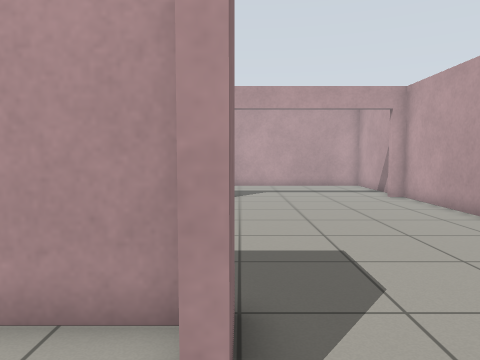
view 1 (above)

18 first-person views from a walk through a robot-simulator world made for Gazebo. The camera is 0.94 m above the floor, tilts 4° down and sees 70° across. The floor is counted in squares, 0.5 m on a side. Each view is taken from the middle of a square. On the plan, view 1 faces up. The plan holds only what a view shows up to about 17 squares ahead; the rest is blank.

view 2
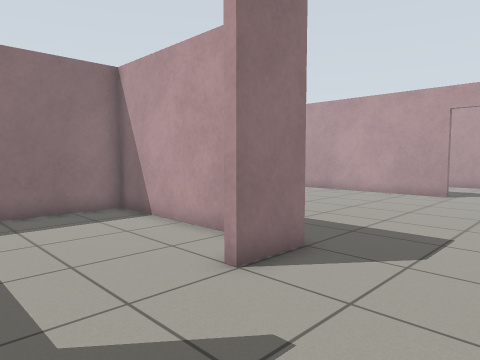

view 3
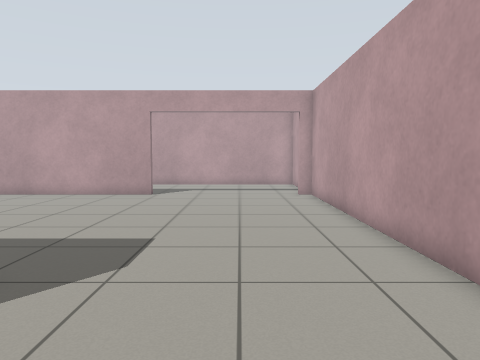

view 4
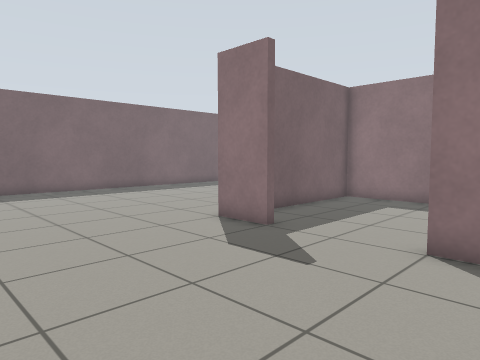

view 5
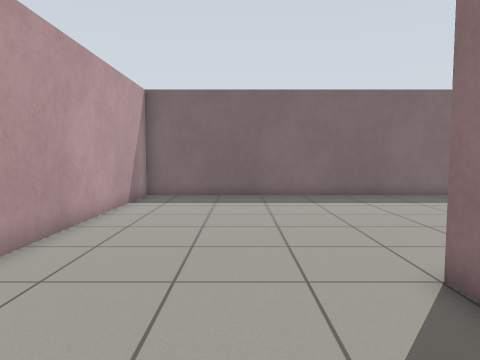

view 6
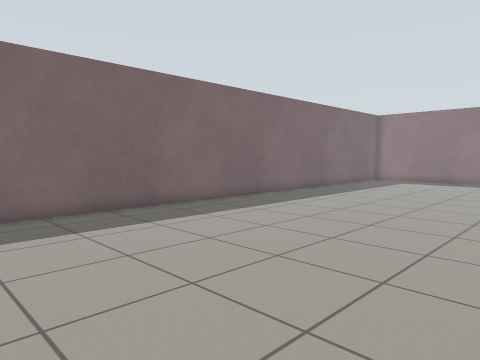

view 7
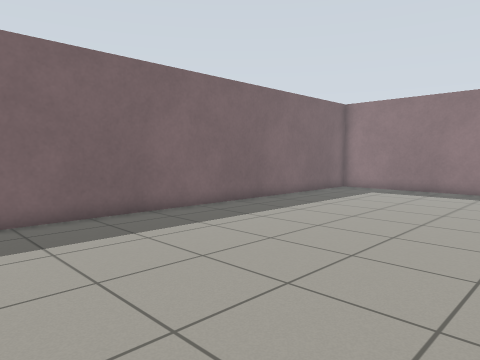

view 8
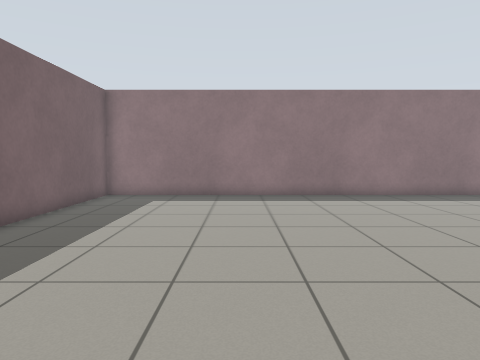

view 9
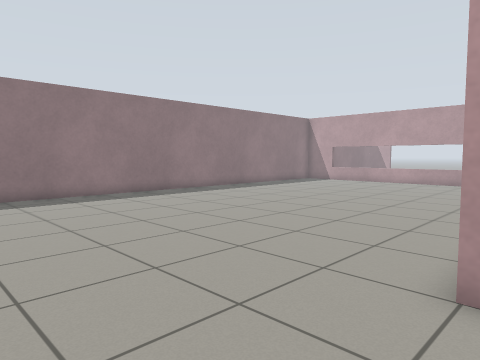

view 10
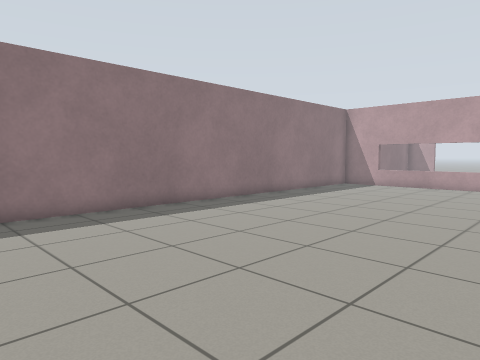

view 11
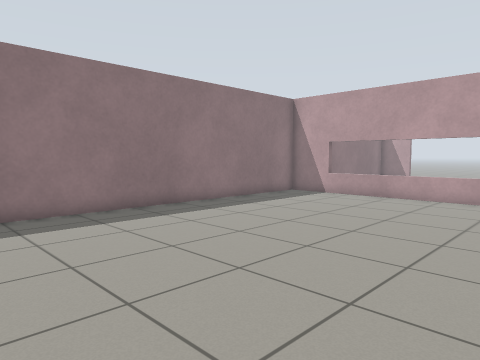

view 12
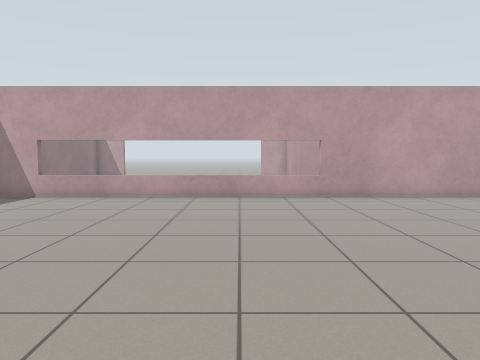

view 13
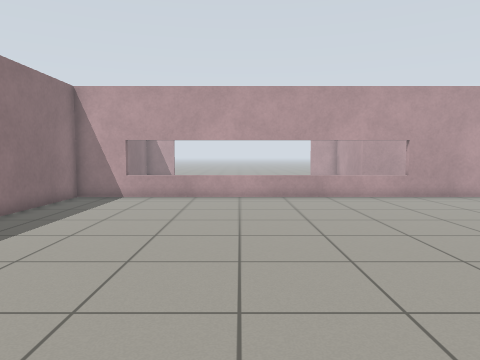

view 14
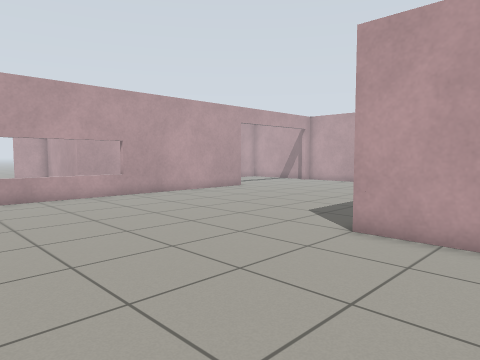

view 15
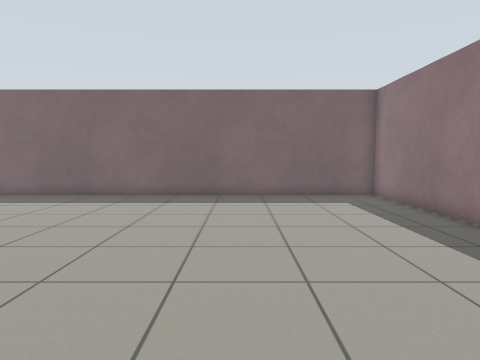

view 16
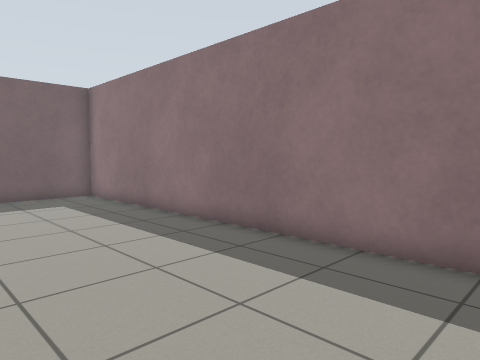

view 17
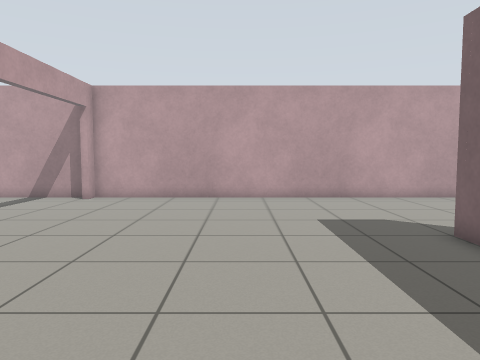

view 18
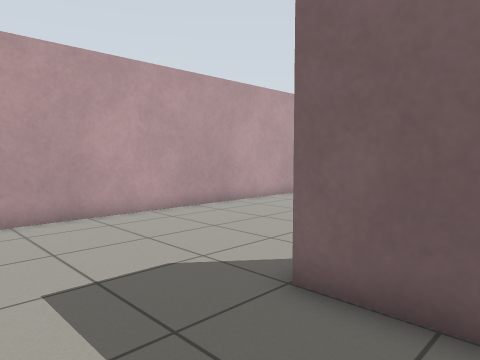

### Floor plan
Ten units are one square. View 1 is at (0, 0); x grows to the right and y downward. Boxes are objects, and circles mark ways between rooms. Rooms are numbered by the first view taken in them; rooms with no view inside come last. Other rooms are left out.
<svg viewBox="-240 -165 320 324">
<path fill="none" stroke="#000" d="M-6 -37 -78 -37 -78 37 -24 37M-81 -13 -81 -40M-24 -40 -1 -40 -1 -19M-1 20 -1 41M-3 -156 -235 -156 -235 154 75 154 75 -156 69 -156"/>
<circle cx="0" cy="5" r="3" fill="#2a7"/>
<text x="-40" y="0">1</text>
<text x="-90" y="-10">2</text>
</svg>
Room 1 opens to room 2.

Where each view was taken, in squares from view 1:
view 1: 0 up, 0 right, facing up
view 2: 2 down, 4 right, facing up-left
view 3: 1 down, 4 right, facing up
view 4: 4 up, 7 right, facing down-left
view 5: 1 up, 3 right, facing down
view 6: 4 down, 3 right, facing down-left
view 7: 5 down, 4 left, facing down-left
view 8: 9 down, 7 left, facing left
view 9: 9 down, 7 left, facing up-left
view 10: 6 down, 12 left, facing up-left
view 11: 0 up, 12 left, facing up-left
view 12: 0 up, 12 left, facing up
view 13: 0 up, 16 left, facing up
view 14: 0 up, 16 left, facing up-right
view 15: 1 up, 17 left, facing down
view 16: 1 up, 17 left, facing down-left
view 17: 9 up, 8 left, facing right
view 18: 8 up, 3 left, facing down-right
